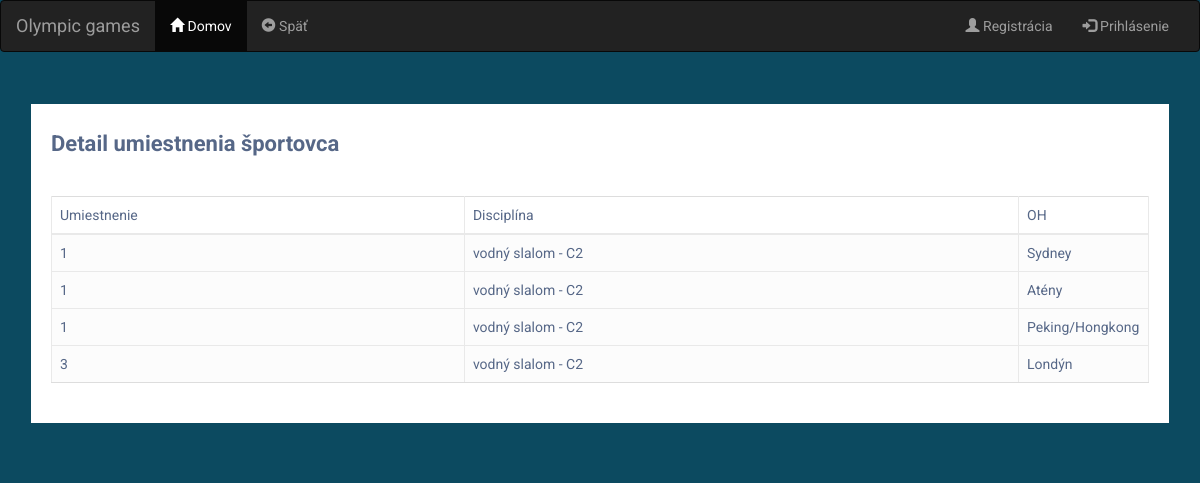
Screenshot of /person.php?id=1 with the database file from the repository.
### tables this page shows
CREATE TABLE `placement` (
  `id` int UNSIGNED NOT NULL,
  `person_id` int UNSIGNED NOT NULL,
  `game_id` int UNSIGNED NOT NULL,
  `placing` smallint UNSIGNED NOT NULL,
  `discipline` varchar(200) NOT NULL
);

CREATE TABLE `game` (
  `id` int UNSIGNED NOT NULL,
  `type` varchar(10) NOT NULL,
  `year` smallint NOT NULL,
  `game_order` tinyint UNSIGNED NOT NULL,
  `city` varchar(100) NOT NULL,
  `country` varchar(100) NOT NULL
);

### person.php (the view, shortened to what this page needs)
<?php
try {
    $db = new PDO("mysql:host=$hostname;dbname=$dbname", $username, $password);
    $db->setAttribute(PDO::ATTR_ERRMODE, PDO::ERRMODE_EXCEPTION);
    $query = "select placement.*, game.city from placement join game on placement.game_id = game.id where placement.person_id=?";
    $stmt = $db->prepare($query);
    $stmt->execute([$_GET['id']]);
    $placements = $stmt->fetchAll(PDO::FETCH_ASSOC);
} catch (PDOException $e) {
    echo "Connection failed: " . $e->getMessage();
}
?>
<!DOCTYPE html>
<html lang="en">
<head>
<link rel="stylesheet" href="https://maxcdn.bootstrapcdn.com/font-awesome/4.7.0/css/font-awesome.min.css">
<link rel="stylesheet" href="https://maxcdn.bootstrapcdn.com/bootstrap/3.3.7/css/bootstrap.min.css">
<link rel="stylesheet" href="styl.css">
<link rel="stylesheet" href="styl.css">
<nav class="navbar navbar-inverse">
  <div class="container-fluid">
    <div class="navbar-header">
      <a class="navbar-brand" href="#">Olympic games</a>
    </div>
    <div class="collapse navbar-collapse" id="myNavbar">
      <ul class="nav navbar-nav">
        <li class="active"><a href="index.php"><span class="glyphicon glyphicon-home"></span> Domov</a></li>
        <li><a href="index.php"><span class="glyphicon glyphicon-circle-arrow-left"></span> Späť</a></li>
      </ul>
      <ul class="nav navbar-nav navbar-right">
        <li><a href="person.php"><span class="glyphicon glyphicon-user"></span> Registrácia</a></li>
        <li><a href="login.php"><span class="glyphicon glyphicon-log-in"></span> Prihlásenie</a></li>
      </ul>
    </div>
  </div>
</nav>
</head>
<body>
<div class="container-md">
<div class="container">
        <div class="table-responsive">
            <div class="table-wrapper">
                <div class="table-title">
                    <div class="row">
                        <div class="col-sm-8"><h2><b>Detail umiestnenia športovca</b></h2></div>
                        <div class="col-sm-4">
                        <div class="col-sm-4">
                        </div>
                        </div>
                    </div>
                </div>
    <table id ="myTable" class="table table-striped table-hover table-bordered">
        <thead>
        <tr>
                    <td>Umiestnenie</td>
                    <td>Disciplína</td>
                    <td>OH</td>
                </tr>
        </thead>
        <tbody>
    <br>
                <?php
                foreach ($placements as $placement) {
                    echo '<tr><td>' . $placement['placing'] . '</td><td>' . $placement['discipline'] . '</td><td>' . $placement['city'] . '</td><tr>';
                }
                ?>
            </tbody>
        </table>
            </div></div></div>
    </div>
</body>
</html>

### styl.css (style rules this page uses)
body { color: #566787; background-color: #0C4A60 ; font-family: 'Roboto', sans-serif; }
.table-responsive { margin: 30px 0; }
.table-wrapper { width:100%; min-width: 500px; background: #fff; padding: 20px; box-shadow: 0 1px 1px rgba(0,0,0,0.8); }
.table-title { padding-bottom: 10px; margin: 0 0 10px; }
.table-title h2 { margin: 8px 0 0; font-size: 22px; }
table.table tr th, table.table tr td { border-color: #e9e9e9; }
table.table-striped tbody tr:nth-of-type(odd) { background-color: #fcfcfc; }
table.table td:last-child { width: 130px; }
.container { padding: 2px 16px; }

### rows the page displays
placement: placing "1", discipline "vodný slalom - C2", game.city "Sydney"
placement: placing "1", discipline "vodný slalom - C2", game.city "Atény"
placement: placing "1", discipline "vodný slalom - C2", game.city "Peking/Hongkong"
placement: placing "3", discipline "vodný slalom - C2", game.city "Londýn"
